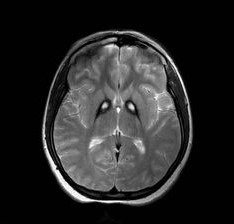
#> input picture Brain Tumor Segmentation Dataset/image/0/Tr-no_0048.jpg, 234 x 224 px; its folder holds only this picture in this run
$ jupyter execute --allow-errors final_image_segment_dbscan.ipynb
#> lines starting #> are read from the running program, lines starting #| are printed output that depends on the picture
[cell 1]
import cv2
import numpy as np
import matplotlib.pyplot as plt
from sklearn.cluster import DBSCAN
from sklearn.preprocessing import StandardScaler
import os
import random
from kneed import KneeLocator
from sklearn.metrics import silhouette_score
from sklearn.neighbors import NearestNeighbors

[cell 2]
def showImages(idxs, image_files=None, images=None):
    plt.figure(figsize=(20, 10))
    if image_files is not None:
        for i, idx in enumerate(idxs):
            img = cv2.imread(image_files[idx])
#> img is the input picture: shape (224, 234, 3); min 0, max 255, mean 39.5
            img = cv2.cvtColor(img, cv2.COLOR_BGR2RGB)  # Chuyển sang RGB
            plt.subplot(1, 5, i + 1)
            plt.imshow(img)
            plt.axis('off')
            plt.title(f"Ảnh {i+1}")
    elif images is not None:
        for i in range(len(idxs)):
            plt.subplot(1, 5, i + 1)
            plt.imshow(images[i], cmap='gray')  # Hiển thị ảnh xám
            plt.axis('off')
            plt.title(f"Ảnh {i+1}")
    else:
        raise ValueError("Cần cung cấp ít nhất một trong hai tham số: image_files hoặc images")

    plt.show()
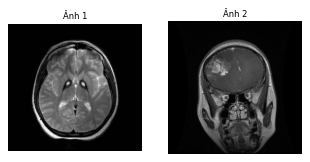
#> figure drawn by matplotlib, 2 panels

1. Tiền xử lý dữ liệu

[cell 3]
data_dir = r'./Brain Tumor Segmentation Dataset/image'
image_files = []

# Lấy 1 ảnh ngẫu nhiên từ mỗi thư mục con (0, 1, 2, 3)
for folder in ['0', '1', '2', '3']:
    folder_path = os.path.join(data_dir, folder)
    if os.path.exists(folder_path):
        files = [f for f in os.listdir(folder_path) if f.endswith('.jpg')]
        if files:
            random_file = random.choice(files)
            image_files.append(os.path.join(folder_path, random_file))

# Kiểm tra số lượng ảnh đã chọn
print(f"Số lượng ảnh đã chọn: {len(image_files)}")

# Hiển thị các ảnh đã chọn
print("Các ảnh đã chọn:")
showImages(range(len(image_files)), image_files=image_files)

[cell 4]
gray_images = []
for idx in range(len(image_files)):
    gray_img = cv2.imread(image_files[idx], cv2.IMREAD_GRAYSCALE)
#> gray_img: shape (224, 234); min 0, max 255, mean 39.5
    gray_images.append(gray_img)

print("4 ảnh xám:")
showImages(range(len(gray_images)), images=gray_images)

[cell 5]
# Resize ảnh về kích thước 192x192
resized_images = []
size = (192, 192)
for img in gray_images:
    resized_img = cv2.resize(img, size, cv2.INTER_AREA)
    resized_images.append(resized_img)
#> this loop made 2 passes
#> pass 1, `resized_img = cv2.resize(img, size, cv2.INTER_AREA)`:
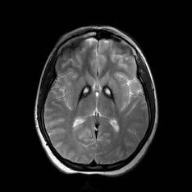
#> resized_img: shape (192, 192); min 0, max 251, mean 39.5
#> pass 2, `resized_img = cv2.resize(img, size, cv2.INTER_AREA)`:
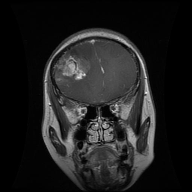
#> resized_img: shape (192, 192); min 0, max 241, mean 31.3
#> after the loop, resized_images = 2 items

print("4 ảnh xám đã resize:")
showImages(range(len(resized_images)), images=resized_images)
#> in showImages (call 3), `plt.show()`:
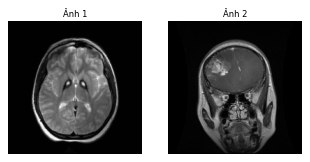
#> figure drawn by matplotlib, 2 panels

[cell 6]
# Cân bằng histogram => Tăng độ tương phản
equalized_images = []
for img in resized_images:
    equalized_img = cv2.equalizeHist(img)  # Cân bằng histogram
    equalized_images.append(equalized_img)
#> this loop made 2 passes
#> pass 1, `equalized_img = cv2.equalizeHist(img)`:
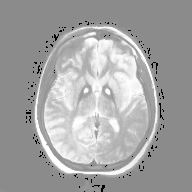
#> equalized_img: shape (192, 192); min 0, max 255, mean 163.9
#> pass 2, `equalized_img = cv2.equalizeHist(img)`:
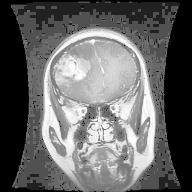
#> equalized_img: shape (192, 192); min 0, max 255, mean 103.1
#> after the loop, equalized_images = 2 items

print("4 ảnh xám đã cân bằng histogram:")
showImages(range(len(equalized_images)), images=equalized_images)

[cell 7]
# Làm mịn ảnh
blurred_images = []
for img in equalized_images:
    blurred_img = cv2.GaussianBlur(img, (3, 3), 0)
    blurred_images.append(blurred_img)
#> this loop made 2 passes
#> pass 1, `blurred_img = cv2.GaussianBlur(img, (3, 3), 0)`:
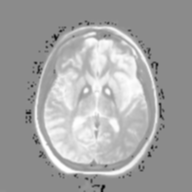
#> blurred_img: shape (192, 192); min 0, max 255, mean 163.9
#> pass 2, `blurred_img = cv2.GaussianBlur(img, (3, 3), 0)`:
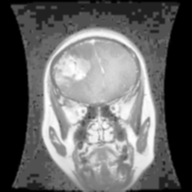
#> blurred_img: shape (192, 192); min 0, max 255, mean 103.2
#> after the loop, blurred_images = 2 items
print("4 ảnh xám đã làm mịn:")
showImages(range(len(blurred_images)), images=blurred_images)

2. Áp dụng thuật toán DBSCAN

[cell 8]
for image in blurred_images:
    h, w = image.shape
    X = np.column_stack((np.indices((h, w)).reshape(2, -1).T, image.flatten()))
#> this loop made 2 passes
#> (h, w) on passes 1 to 2: (192, 192), (192, 192)

# Tìm eps tối ưu dựa trên k-distance
def getEps(X_scaled):
    k = 10
    neigh = NearestNeighbors(n_neighbors=k)
    neigh.fit(X_scaled)
    distances, _ = neigh.kneighbors(X_scaled)
    distances = np.sort(distances[:, k-1], axis=0)

    kneedle = KneeLocator(range(len(distances)), distances, curve="convex", direction="increasing")
    knee_eps = kneedle.knee_y

    n_points = len(distances)
    all_coords = np.arange(n_points)
    first_derivative = np.diff(distances)
    second_derivative = np.diff(first_derivative)
    knee_idx = np.argmax(second_derivative) + 1
    knee_eps = distances[knee_idx]

    print(knee_eps)

    plt.figure(figsize=(10, 5))
    plt.plot(distances, label='k-distance')
    plt.axhline(y=knee_eps, color='r', linestyle='--', label=f'Estimated eps = {knee_eps:.3f}')
    plt.title(f"k-distance Graph (k={k})")
    plt.xlabel("Points (sorted)")
    plt.ylabel(f"Distance to {k}th Nearest Neighbor")
    plt.legend()
    plt.grid(True)
    plt.show()
    return knee_eps

# Tìm Minpts tối ưu dựa trên Silhouette Score
def find_best_min_samples(X_scaled, eps, min_samples_range):
    best_score = -1
    best_min_samples = None
    silhouette_scores = []

    for min_samples in min_samples_range:
        labels = DBSCAN(eps=eps, min_samples=min_samples).fit_predict(X_scaled)
        n_clusters = len(set(labels)) - (1 if -1 in labels else 0)

        if n_clusters >= 2:
            score = silhouette_score(X_scaled, labels)
            silhouette_scores.append((min_samples, score))

            if score > best_score:
                best_score = score
                best_min_samples = min_samples

    return best_min_samples, silhouette_scores

final_results = []

#> (the rest of this cell did not finish here and is left out)
